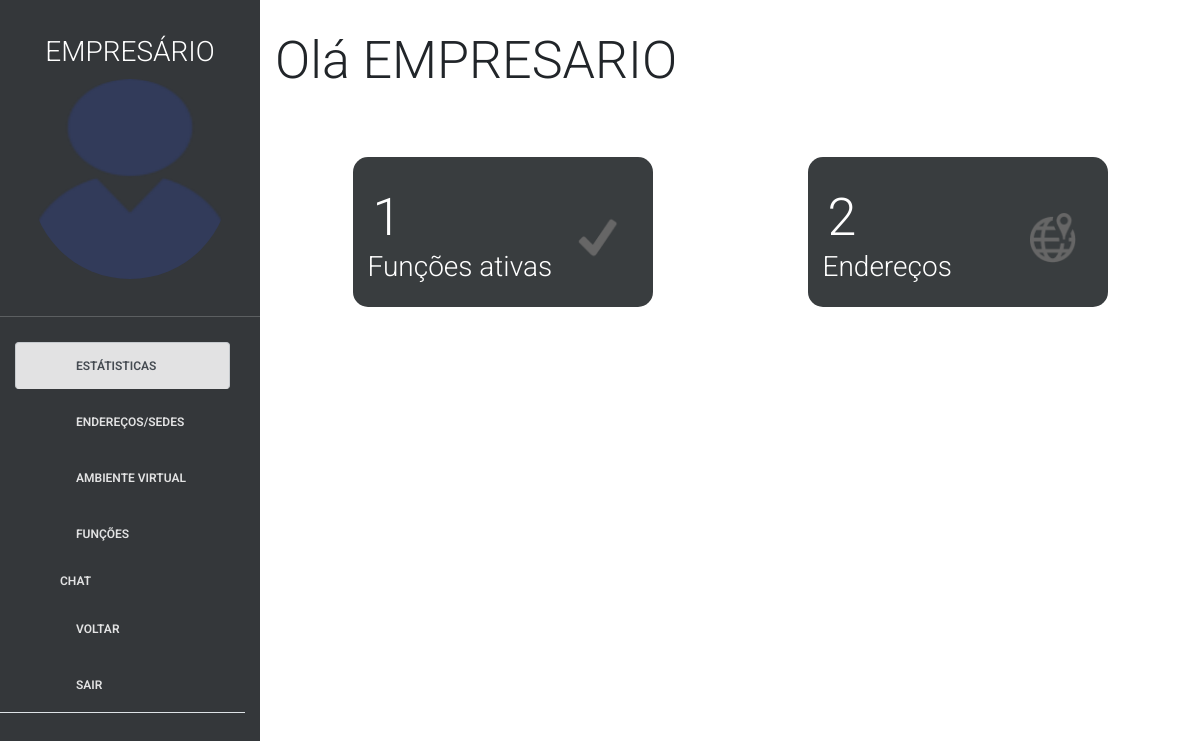
Page /empresario (signed in) on the committed database.
### tables this page shows
CREATE TABLE `tbl_usuarios` (
  `id` int(11) NOT NULL,
  `nome` varchar(220) NOT NULL,
  `nvl_acesso` varchar(50) NOT NULL,
  `email` varchar(220) NOT NULL,
  `senha` varchar(220) NOT NULL,
  `CPF_CNPJ` varchar(220) DEFAULT NULL,
  `telefone` varchar(220) NOT NULL,
  `img` varchar(220) NOT NULL,
  `status` int(11) NOT NULL,
  `created` datetime NOT NULL,
  `modified` datetime DEFAULT NULL
);

CREATE TABLE `tbl_avs` (
  `id_av` int(11) NOT NULL,
  `user_id` int(11) NOT NULL,
  `url` varchar(220) NOT NULL,
  `nome_av` varchar(220) NOT NULL,
  `slogan_av` varchar(550) NOT NULL,
  `logo_av` varchar(220) NOT NULL,
  `categoria` varchar(220) NOT NULL,
  `func` varchar(220) NOT NULL,
  `palavras_chave` varchar(550) NOT NULL,
  `img_home_active` varchar(50) NOT NULL DEFAULT 'no',
  `img_home` varchar(220) NOT NULL,
  `part1_active` varchar(50) NOT NULL DEFAULT 'yes',
  `part1_title` varchar(110) NOT NULL DEFAULT 'Features you love',
  `part1_nome1` varchar(110) NOT NULL DEFAULT 'Simple',
  `part1_text1` varchar(220) NOT NULL DEFAULT 'Lorem ipsum dolor sit amet, consectetur adipiscing elit. Integer rutrum, urna eu pellentesque',
  `part1_nome2` varchar(110) DEFAULT 'Customize',
  `part1_text2` varchar(220) DEFAULT 'Lorem ipsum dolor sit amet, consectetur adipiscing elit. Integer rutrum, urna eu pellentesque',
  `part1_nome3` varchar(110) DEFAULT 'Secure',
  `part1_text3` varchar(220) DEFAULT 'Lorem ipsum dolor sit amet, consectetur adipiscing elit. Integer rutrum, urna eu pellentesque',
  `part2_active` varchar(50) NOT NULL DEFAULT 'yes',
  `part2_nome1` varchar(110) NOT NULL DEFAULT 'Crie sua conta',
  `part2_text1` varchar(220) NOT NULL DEFAULT 'Lorem ipsum dolor sit amet, consectetur adipiscing elit. Integer rutrum, urna eu pellentesque pretium obcaecati vel exercitationem',
  `part2_nome2` varchar(110) DEFAULT 'Compartilhe com seus amigos',
  `part2_text2` varchar(220) DEFAULT 'Lorem ipsum dolor sit amet, consectetur adipiscing elit. Integer rutrum, urna eu pellentesque pretium obcaecati vel exercitationem',
  `part2_nome3` varchar(110) DEFAULT 'Viva la vida',
  `part2_text3` varchar(220) DEFAULT 'Lorem ipsum dolor sit amet, consectetur adipiscing elit. Integer rutrum, urna eu pellentesque pretium obcaecati vel exercitationem',
  `part2_img` varchar(220) DEFAULT NULL,
  `galery_active` varchar(50) NOT NULL DEFAULT 'no',
  `galery_title` varchar(110) NOT NULL,
  `fotos` varchar(550) NOT NULL,
  `tipos` varchar(220) NOT NULL,
  `tipos_val` varchar(660) NOT NULL,
  `created` varchar(220) NOT NULL
);

CREATE TABLE `tbl_funcoes` (
  `id_func` int(11) NOT NULL,
  `nome_func` varchar(220) NOT NULL,
  `descricao` varchar(660) NOT NULL,
  `tipo_func` varchar(110) NOT NULL,
  `status_func` varchar(110) NOT NULL,
  `created` datetime NOT NULL,
  `href` varchar(110) NOT NULL
);

### core/Controller.php (called while the page is built)
<?php
	class Controller{
		public function loadView($nameView, $dadosView = array()){
				extract($dadosView);
			require "views/".$nameView.".php";
		}
	}
?>

### controllers/empresarioController.php (called while the page is built, shortened)
<?php
class empresarioController extends Controller {
    public function index() {
        $nomePag = "empresario";
        $usuariosModel = new usuariosModel();
        $userDados = $usuariosModel->getDados($_SESSION['id']);
        $userDados = $userDados->fetch();
        $dados = array(
            'nome' => $userDados["nome"],
            'av_status' => $this->verificaAV(),
            'av_dados' => $this->getAv()
        );
        $this->loadView($nomePag, $dados);
    }
    private function getAv() {
        $avsModel = new avsModel();
        $avs_dados = $avsModel->procuraAV($_SESSION['id']);
        if ($avs_dados->rowCount() > 0) {
            return $avs_dados->fetchAll();
        } else {
            return null;
        }
    }
    public function verificaAV() {
        $avsModel = new avsModel();
        $avs_dados = $avsModel->procuraAV($_SESSION['id']);
        if ($avs_dados->rowCount() > 0) {
            return 'html/av_personalize.php';
        } else {
            return 'html/av_create.php';
        }
    }
}
?>

### core/Core.php (called while the page is built, shortened)
<?php
	class Core{
		public function run(){
			$param = array();
			$url = "/";
			if(isset($_GET['url'])){
				$url .= $_GET['url'];
			}
			if($url != "/"){
				$url = explode("/", $url);
				array_shift($url);
				$avsModel = new avsModel();
				$pesquisa = $avsModel -> procuraUrlAv($url[0]);
				array_shift($url);
				if(isset($url[0]) && !empty($url[0])){
					$currentAction = $url[0];
					array_shift($url);
				}else{
					$currentAction = "index";
				}
				if($pesquisa->rowCount() > 0){
					$param = $dados['id_av'];
				}else{
					$param = $url;
				}
			}else{
				$currentController = "homeController";
				$currentAction = "index";
			}
			$c = new $currentController();
			call_user_func_array(array($c, $currentAction), array($param));
		}
	}
?>

### index.php (called while the page is built, shortened)
<?php
	$core = new Core();
	$core->run();
?>

### core/Model.php (called while the page is built, shortened)
<?php
	class Model{
		public function __construct(){
			global $pdo;
			$this->pdo = $pdo;
		}
	}
?>

### models/usuariosModel.php (called while the page is built, shortened)
<?php
	class usuariosModel extends Model{
		public function getDados($id){
			$sql = "SELECT * FROM tbl_usuarios WHERE id = ?";
			$sql = $this->pdo->prepare($sql);
			$sql->bindValue(1, $id);
			$sql->execute();
			return $sql;
		}
	}
?>

### models/avsModel.php (called while the page is built, shortened)
<?php
class avsModel extends Model {
    public function procuraAV($id_user) {
        $sql = "SELECT * FROM tbl_avs WHERE user_id = ?";
        $sql = $this->pdo->prepare($sql);
        $sql->bindValue(1, $id_user);
        $sql->execute();
        return $sql;
    }
}
?>

### models/funcaoModel.php (called while the page is built, shortened)
<?php
class funcaoModel extends Model {
    public function getAllactive() {
        $sql = "SELECT * from tbl_funcoes WHERE status_func = 'ativo' ";
        $sql = $this->pdo->prepare($sql);
        $sql->execute();
        return $sql;
    }
    public function funcAvs($id){
        $sql = "SELECT * FROM tbl_avs WHERE user_id = ?";
        $sql = $this->pdo->prepare($sql);;
        $sql->bindValue(1, $id);
        $sql->execute();
        return $sql;
    }
}
?>

### models/enderecosModel.php (called while the page is built, shortened)
<?php
    class enderecosModel extends Model{
        public function getEnderecos($id){
            $sql = "SELECT * FROM tbl_endereco WHERE user_id = '$id'";
            $sql = $this->pdo->query($sql);
            return $sql;
        }
    }
?>

### views/empresario.php (the view, shortened to what this page needs)
<!DOCTYPE html>
<html lang="pt-br">
    <head>
        <link rel="stylesheet" type="text/css" href="<?php echo BASE_URL; ?>assets/css/bootstrap.min.css" />
        <link rel="stylesheet" type="text/css" href="<?php echo BASE_URL; ?>assets/css/bootstrap-grid.min.css">
        <link rel="stylesheet" type="text/css" href="<?php echo BASE_URL; ?>assets/css/bootstrap-reboot.min.css">
        <link rel="stylesheet" type="text/css" href="<?php echo BASE_URL; ?>assets/css/normalize.css">
        <link rel="stylesheet" type="text/css" href="<?php echo BASE_URL; ?>assets/css/w3.css">
        <link rel="stylesheet" type="text/css" href="<?php echo BASE_URL; ?>assets/css/set2.css">
        <link rel="stylesheet" type="text/css" href="<?php echo BASE_URL; ?>assets/css/set1.css">
        <link rel="stylesheet" type="text/css" href="<?php echo BASE_URL; ?>assets/css/icons.css">
        <link rel="stylesheet" type="text/css" href="<?php echo BASE_URL; ?>assets/css/component1.css">
        <link rel="stylesheet" type="text/css" href="<?php echo BASE_URL; ?>assets/css/style2.css">
        <link rel="stylesheet" type="text/css" href="<?php echo BASE_URL; ?>assets/css/estilo.css">
        <link rel="stylesheet" type="text/css" href="<?php echo BASE_URL; ?>assets/css/estilo.css">
        <link rel="stylesheet" type="text/css" href="<?php echo BASE_URL; ?>assets/css/owl.carousel.min.css">
        <link type="text/css" href="<?php echo BASE_URL; ?>assets/css/animate.min.css" rel="stylesheet"/>
        <link type="text/css" href="<?php echo BASE_URL; ?>assets/css/light-bootstrap-dashboard.css?v=1.4.0" rel="stylesheet"/>
        <link href="http://maxcdn.bootstrapcdn.com/font-awesome/4.2.0/css/font-awesome.min.css" rel="stylesheet">
        <link href="<?php echo BASE_URL; ?>assets/css/pe-icon-7-stroke.css" rel="stylesheet" type="text/css" />
        <?php
        $usuario = new usuariosModel();
        $t = $usuario->getDados($_SESSION['id']);
        $user = $t->fetch();
                ?>
    </head>
    <body>
        <div class="wrapper">
            <div class="sidebar" data-image="<?php echo BASE_URL; ?>assets/imag/sidebar-5.jpg" style="background-color: #393D3F;">
                <div class="sidebar-wrapper">
                    <div class="logo">
                        <a href="#" class="simple-text" >
                            <h3> Empresário </h3>
                            <img src="<?php echo BASE_URL . $user['img']; ?>" id="imagemperf" class="rounded-circle"  alt="Cinque Terre" width="200" height="200">
                        </a>
                        <br>
                    </div>
                    <ul class="nav nav-tabs">
                        <li class="nav-item">
                            <a id="q" href="#menu1" class="nav-link" data-toggle="tab">
                                <i class="pe-7s-graph3"></i>
                                <p>Estátisticas</p>
                            </a>
                        </li>
                        <li class="nav-item">
                            <a id="w" href="#menu2" data-toggle="tab" class="nav-link">
                                <i class="pe-7s-map-2"></i>
                                <p>Endereços/Sedes</p>
                            </a>
                        </li>
                        <li class="nav-item">
                            <a id="e" href="#menu3" data-toggle="tab" class="nav-link">
                                <i class="pe-7s-monitor"></i>
                                <p>Ambiente Virtual</p>
                            </a>
                        </li>
                        <li class="nav-item">
                            <a id="r" href="#menu4" data-toggle="tab" class="nav-link" >
                                <i class="pe-7s-tools"></i>
                                <p>Funções</p>
                            </a>
                        </li>
                        <?php
                        $avsModel = new avsModel();
                        $funcaoModel = new funcaoModel();
                        $sqlFunc = $funcaoModel->getAllactive();
                        $sql = $avsModel->procuraAV($_SESSION['id']);
                        $dadosFunc = $sqlFunc->fetchAll();
                        $dados = $sql->fetch();
                        if ($dados['func'] == "") {
                            $func = array();
                        } else {
                            $func = explode(",", $dados['func']);
                        }
                        ?>
                        <?php
                        foreach ($func as $value) {
                                ?>
                            <li class="nav-item">
                                <a href="#<?php echo $dadosFunc[$value - 1]["href"]; ?>" data-toggle="tab" class="" style="color: #fff;">
                                    <i class="pe-7s-tools"></i>
                                    <p><?php echo $dadosFunc[$value - 1]["nome_func"]; ?></p>
                                </a>
                            </li>
                        <?php } ?>
                            <li class="nav-item">
                            <a href="<?php echo BASE_URL; ?>" class="nav-link">
                                <i class="pe-7s-back"></i>
                                <p>voltar</p>
                            </a>
                        </li>
                        <li class="nav-item">
                            <a href="<?php echo BASE_URL; ?>/login/deslogar" class="nav-link">
                                <i class="pe-7s-back-2"></i>
                                <p>SAIR</p>
                            </a>
                        </li>
                    </ul>
                </div>
            </div>
            <div class="main-panel">
                <div class="main">
                    <div class="content">
                        <div class="container-fluid">
                            <div class="tab-content">
                                <div class="tab-pane fade" id="menu1">
                                    <h1>Olá <?php
                                        $newNome = explode(" ", $nome);
                                        echo strtoupper($newNome[0]);
                                        echo "</h1>";
                                            $enderecos = new enderecosModel();
                                            $enderecosQtd = $enderecos->getEnderecos($_SESSION['id']);
                                            $enderecoQtd = $enderecosQtd->rowCount();
                                            $funcao = new funcaoModel();
                                            $func = $funcao->funcAvs($_SESSION['id']);
                                            $func2 = $func->fetch();
                                            $ativo = explode(",", $func2['func']);
                                        if(count($ativo) == 1 && $ativo[0] == ""){
                                            $Quantidade = 0;
                                        }else{
                                            $Quantidade = count($ativo);
                                        }
                                            ?>
                                        <div class="conteudo" style="display: flex; justify-content: space-around; top: 50px; position: relative;">
                                     <div class="fun" style="width: 300px; height: 150px; background-color: #393D3F; border-radius: 15px; color: #fff;">
                                         <h1 style="position: relative; left: 20px;"> <?php echo "$Quantidade"; ?></h1>
                                         <h3 style="position: relative; bottom: 20px; left: 15px;">Funções ativas</h3>
                                         <img src="<?php BASE_URL;?>assets/images/icones/icons8-selecionado-52.png" style="width: 50px; position: relative; left: 220px; bottom: 100px;">
                                     </div>
                                     <div class="end" style="width: 300px; height: 150px; background-color: #393D3F; border-radius: 15px; color: #fff;">
                                         <h1 style="position: relative; left: 20px;"><?php echo "$enderecoQtd"; ?></h1>
                                         <h3 style="position: relative; bottom: 20px; left: 15px;">Endereços</h3>
                                         <img src="<?php BASE_URL;?>assets/images/icones/icons8-localização-mundial-52.png" style="width: 50px; position: relative; left: 220px; bottom: 100px;">
                                     </div>
                                 </div>
                                </div>
                            </div>
                        </div>
                    </div>
                </div>
            </div>
    </body>
</html>

### assets/css/w3.css (style rules this page uses)
html { box-sizing:border-box }
*,*:before,*:after { box-sizing:inherit }
html { -ms-text-size-adjust:100%;-webkit-text-size-adjust:100% }
body { margin:0 }
a { background-color:transparent;-webkit-text-decoration-skip:objects }
img { border-style:none }
html,body { font-family:Verdana,sans-serif;font-size:15px;line-height:1.5 }
html { overflow-x:hidden }
h1 { font-size:36px }
h3 { font-size:24px }
h1,h2,h3,h4,h5,h6 { font-family:"Segoe UI",Arial,sans-serif;font-weight:400;margin:10px 0 }
img { vertical-align:middle }
a { color:inherit }

### assets/css/component1.css (style rules this page uses)
*, *:after, *::before { -moz-box-sizing: border-box; box-sizing: border-box; }
html, body, .st-container, .st-pusher, .st-content { height: 100%; }

### assets/css/style2.css (style rules this page uses)
*, *:after, *::before { -webkit-box-sizing: border-box; -moz-box-sizing: border-box; box-sizing: border-box; }
body { background: #04a466; }

### rows in the picture
tbl_usuarios: img (picture)
tbl_avs: func.nome_func "CHAT", func "1"

### other values in the picture
$newNome[0] "EMPRESARIO"
$enderecoQtd "2"
